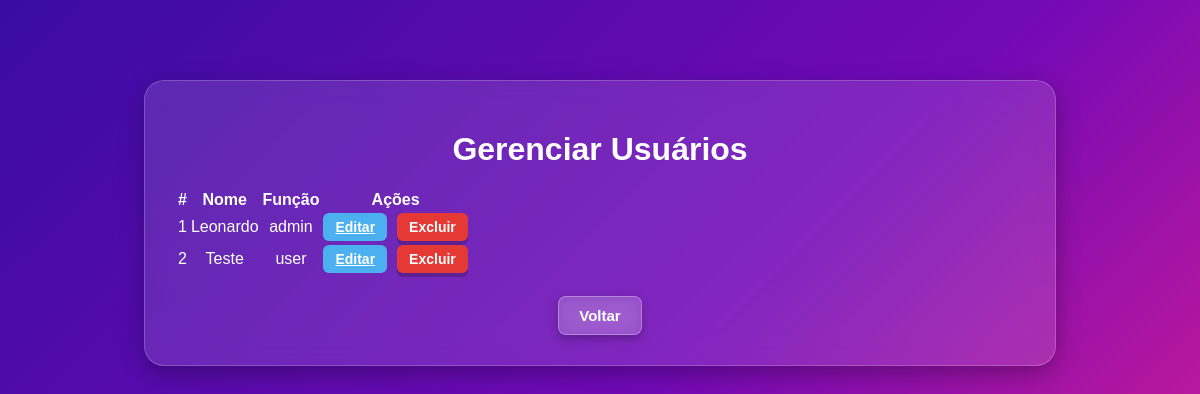
The page /usuarios (signed in) on the database its author committed.
### tables this page shows
CREATE TABLE users (
                id INTEGER PRIMARY KEY AUTOINCREMENT,
                nome TEXT UNIQUE,
                senha TEXT,
                role TEXT DEFAULT 'user',
                background TEXT DEFAULT 'blue'
            );

### app.py (the view)
@app.route("/usuarios")
def gerenciar_usuarios():
    if "user" not in session or session.get("role") != "admin":
        return redirect(url_for("index"))
    conn = get_conn()
    c = conn.cursor()
    c.execute("SELECT id, nome, role FROM users")
    usuarios = c.fetchall()
    conn.close()
    return render_template("usuarios.html", usuarios=usuarios)

### app.py (called while the page is built)
def get_conn():
    if DATABASE_URL and psycopg:
        return psycopg.connect(DATABASE_URL)
    return sqlite3.connect(DB_FILE, check_same_thread=False)

@app.before_request
def ensure_db():
    if not hasattr(app, "_db_initialized"):
        try:
            init_db()
            print("✅ Banco inicializado (uma única vez)")
        except Exception as e:
            print(f"⚠️ Erro ao inicializar banco: {e}")
        app._db_initialized = True

### templates/usuarios.html (shortened to what this page needs)
<!DOCTYPE html>
<html lang="pt-BR">
<head>
  <link rel="stylesheet" href="/static/style.css">
  <link rel="stylesheet" href="https://cdn.datatables.net/1.13.6/css/jquery.dataTables.min.css">
</head>
<body>
  <div class="container">
    <h1>Gerenciar Usuários</h1>
    <table id="usuarios" class="display">
      <thead>
        <tr>
          <th>#</th>
          <th>Nome</th>
          <th>Função</th>
          <th>Ações</th>
        </tr>
      </thead>
      <tbody>
        {% for user in usuarios %}
        <tr>
          <td>{{ loop.index }}</td>
          <td>{{ user[1] }}</td>
          <td>{{ user[2] }}</td>
          <td>
            <div class="acoes-btns">
              <a href="/editar/{{ user[0] }}" class="btn btn-editar">Editar</a>
              <form method="post" action="/excluir/{{ user[0] }}">
                <button type="submit" class="btn btn-excluir">Excluir</button>
              </form>
            </div>
          </td>
        </tr>
        {% endfor %}
      </tbody>
    </table>
    <a href="/index" class="btn-voltar">Voltar</a>
  </div>
</body>
</html>

### static/style.css (style rules this page uses)
:root { --gradiente-inicio: #f0a400; --gradiente-fim: #2b005c; --cor-texto: #fff; --bg-container: rgba(255, 255, 255, 0.12); --bg-input: rgba(255, 255, 255, 0.15); }
body, html { font-family: 'Poppins', Tahoma, Geneva, Verdana, sans-serif; background: linear-gradient(270deg, var(--gradiente-inicio), var(--gradiente-fim), #41007e); background-size: 600% 600%; animation: fundoAnimado 25s ease infinite; margin: 0; padding: 0; min-height: 100vh; color: var(--cor-texto); }
body { display: flex; justify-content: center; align-items: flex-start; padding-top: 100px; }
.container { max-width: 600px; width: 90%; padding: 40px; margin: 40px auto; border-radius: 20px; background: var(--bg-container); backdrop-filter: blur(12px) saturate(180%); -webkit-backdrop-filter: blur(12px) saturate(180%); border: 1px solid rgba(255, 255, 255, 0.2); box-shadow: 8px 8px 16px rgba(0, 0, 0, 0.25), -8px -8px 16px rgba(255, 255, 255, 0.1); color: var(--cor-texto); animation: fadeIn 0.6s ease-in-out; text-align: center; }
h1 { font-size: 45px; margin: 20px 0 30px; font-family: 'Creepster', sans-serif; color: var(--cor-texto); }
button { font-weight: 600; font-family: 'Poppins', sans-serif; font-size: 15px; padding: 12px 26px; border-radius: 8px; border: none; color: white; cursor: pointer; transition: all 0.2s ease-in-out; white-space: nowrap; box-shadow: 0 4px 0 rgba(0,0,0,0.2); display: flex; align-items: center; justify-content: center; gap: 8px; }
.acoes-btns { display: flex; gap: 10px; align-items: center; }
.btn-voltar { margin-top: 20px; display: inline-block; padding: 10px 20px; border-radius: 8px; background: rgba(255, 255, 255, 0.15); border: 1px solid rgba(255, 255, 255, 0.3); backdrop-filter: blur(8px) saturate(180%); -webkit-backdrop-filter: blur(8px) saturate(180%); color: #fff; font-size: 15px; font-weight: bold; text-decoration: none; transition: all 0.3s ease; box-shadow: 0 4px 10px rgba(0,0,0,0.25); }

### templates/usuarios.html (style rules this page uses)
body { background: linear-gradient(135deg, #3a0ca3, #7209b7, #f72585); font-family: 'Poppins', sans-serif; color: #fff; display: flex; justify-content: center; align-items: flex-start; min-height: 100vh; margin: 0; padding: 40px 0; }
.container { width: 90%; max-width: 850px; background: rgba(255, 255, 255, 0.12); backdrop-filter: blur(12px); padding: 30px; border-radius: 20px; box-shadow: 0 8px 25px rgba(0, 0, 0, 0.3); text-align: center; overflow: hidden; }
h1 { font-size: 32px; margin-bottom: 20px; font-weight: bold; }
.acoes-btns { display: flex; justify-content: center; align-items: center; gap: 10px; }
.btn { padding: 6px 12px; border-radius: 6px; font-size: 14px; font-weight: bold; border: none; cursor: pointer; transition: 0.3s; }
.btn-editar { background: #4cafef; color: white; }
.btn-excluir { background: #e53935; color: white; }
.btn-voltar { margin-top: 20px; display: inline-block; padding: 10px 20px; border-radius: 8px; background: rgba(255, 255, 255, 0.15); border: 1px solid rgba(255, 255, 255, 0.3); color: #fff; font-size: 15px; font-weight: bold; text-decoration: none; transition: all 0.3s ease; }

### rows shown on the page
users: nome "Leonardo", role "admin"
users: nome "Teste", role "user"
